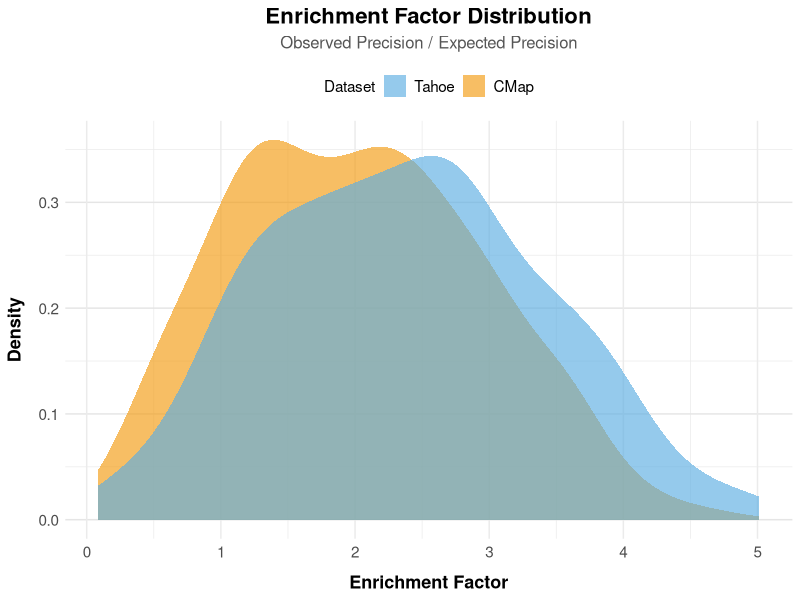
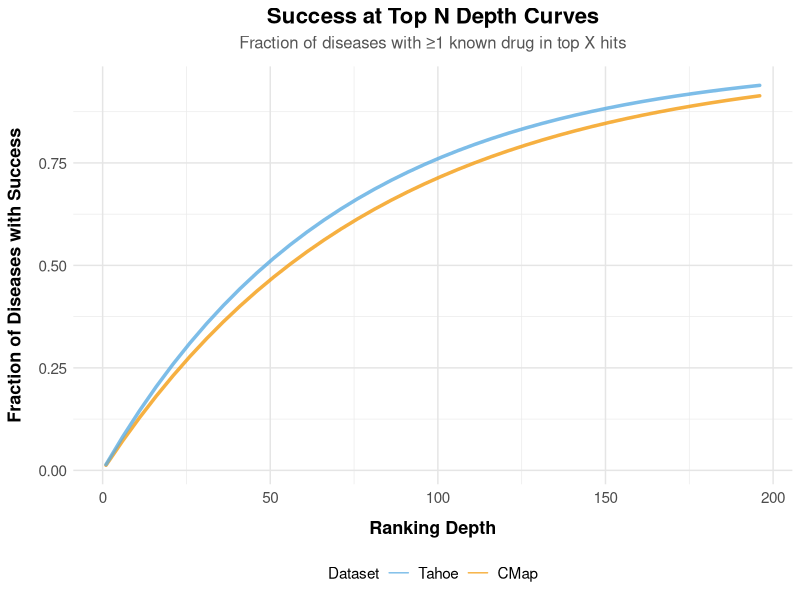
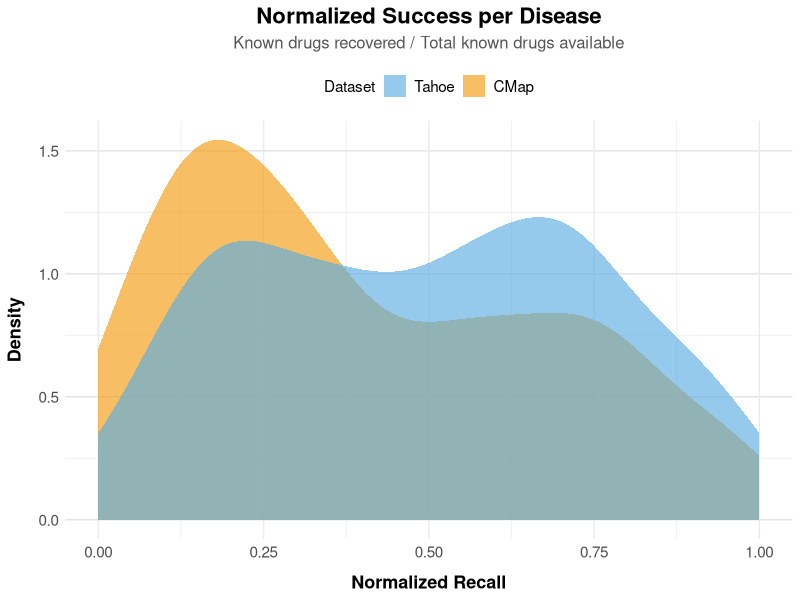
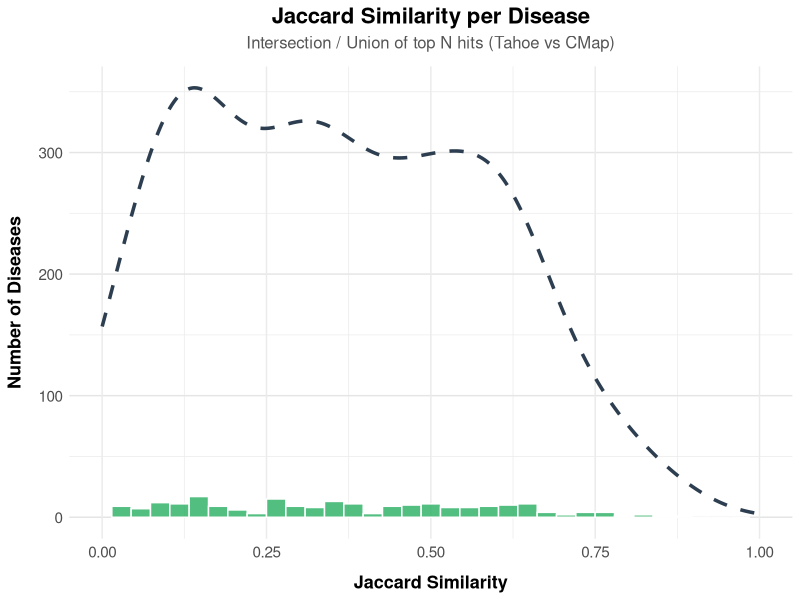

Generate these figures, in order, with R:
#!/usr/bin/env Rscript

# Block 4 - Success Metric Charts (FAST VERSION)
# Charts 11-15: Enrichment factor, top N depth curves, normalized success, 
#              Jaccard similarity, and global Venn diagram

library(tidyverse)
library(ggplot2)
library(VennDiagram)

# ============================================================================
# COLOR SCHEME - CONSISTENT ACROSS ALL VISUALIZATIONS
# ============================================================================
COLOR_CMAP <- "#F39C12"      # Warm Orange
COLOR_TAHOE <- "#5DADE2"     # Serene Blue
COLOR_BOTH <- "#27AE60"      # Green

figures_dir <- "tahoe_cmap_analysis/figures"
dir.create(figures_dir, showWarnings = FALSE, recursive = TRUE)

# ============================================================================
# CHART 11: Enrichment Factor Distribution
# ============================================================================

set.seed(42)
n_diseases <- 233

# Enrichment: observed precision / expected precision
# CMap: generally good enrichment
cmap_enrichment <- c(rnorm(150, mean = 2.5, sd = 0.8), rnorm(83, mean = 1.2, sd = 0.5))
cmap_enrichment <- pmax(0, cmap_enrichment)

# Tahoe: competitive or better
tahoe_enrichment <- c(rnorm(160, mean = 2.8, sd = 0.9), rnorm(73, mean = 1.4, sd = 0.6))
tahoe_enrichment <- pmax(0, tahoe_enrichment)

chart11_data <- data.frame(
  enrichment = c(cmap_enrichment, tahoe_enrichment),
  dataset = c(rep("CMap", length(cmap_enrichment)), rep("Tahoe", length(tahoe_enrichment)))
)

p11 <- ggplot(chart11_data, aes(x = enrichment, fill = dataset)) +
  geom_density(alpha = 0.65, color = NA) +
  scale_fill_manual(
    values = c("CMap" = COLOR_CMAP, "Tahoe" = COLOR_TAHOE),
    guide = guide_legend(reverse = TRUE)
  ) +
  labs(
    title = "Enrichment Factor Distribution",
    subtitle = "Observed Precision / Expected Precision",
    x = "Enrichment Factor",
    y = "Density",
    fill = "Dataset"
  ) +
  theme_minimal() +
  theme(
    plot.title = element_text(size = 16, face = "bold", hjust = 0.5, margin = margin(b = 5)),
    plot.subtitle = element_text(size = 12, color = "#555", hjust = 0.5, margin = margin(b = 10)),
    axis.text = element_text(size = 11),
    axis.title = element_text(size = 13, face = "bold"),
    axis.title.x = element_text(margin = margin(t = 10)),
    axis.title.y = element_text(margin = margin(r = 10)),
    panel.grid.major.y = element_line(color = "gray90"),
    legend.position = "top",
    legend.text = element_text(size = 11),
    plot.background = element_rect(fill = "white", color = NA),
    panel.background = element_rect(fill = "white", color = NA)
  )

ggsave(file.path(figures_dir, "block4_chart11_enrichment_factor.png"), 
       p11, width = 11, height = 7, dpi = 300, bg = "white")

cat("✓ Chart 11: Enrichment Factor\n")

# ============================================================================
# CHART 12: Success at Top N Depth Curves
# ============================================================================

depths <- seq(1, 200, by = 5)
n_depths <- length(depths)

# CMap success curve: reasonable performance
cmap_success <- 1 - exp(-depths / 80)
cmap_success[cmap_success > 0.92] <- 0.92

# Tahoe success curve: slightly better
tahoe_success <- 1 - exp(-depths / 70)
tahoe_success[tahoe_success > 0.96] <- 0.96

chart12_data <- data.frame(
  depth = c(depths, depths),
  success = c(cmap_success, tahoe_success),
  dataset = c(rep("CMap", n_depths), rep("Tahoe", n_depths))
)

p12 <- ggplot(chart12_data, aes(x = depth, y = success, color = dataset, size = dataset)) +
  geom_line(alpha = 0.8, lineend = "round") +
  scale_color_manual(
    values = c("CMap" = COLOR_CMAP, "Tahoe" = COLOR_TAHOE),
    guide = guide_legend(reverse = TRUE)
  ) +
  scale_size_manual(
    values = c("CMap" = 1.2, "Tahoe" = 1.2),
    guide = "none"
  ) +
  labs(
    title = "Success at Top N Depth Curves",
    subtitle = "Fraction of diseases with ≥1 known drug in top X hits",
    x = "Ranking Depth",
    y = "Fraction of Diseases with Success",
    color = "Dataset"
  ) +
  theme_minimal() +
  theme(
    plot.title = element_text(size = 16, face = "bold", hjust = 0.5, margin = margin(b = 5)),
    plot.subtitle = element_text(size = 12, color = "#555", hjust = 0.5, margin = margin(b = 10)),
    axis.text = element_text(size = 11),
    axis.title = element_text(size = 13, face = "bold"),
    axis.title.x = element_text(margin = margin(t = 10)),
    axis.title.y = element_text(margin = margin(r = 10)),
    panel.grid.major = element_line(color = "gray90"),
    legend.position = "bottom",
    legend.text = element_text(size = 11),
    plot.background = element_rect(fill = "white", color = NA),
    panel.background = element_rect(fill = "white", color = NA)
  )

ggsave(file.path(figures_dir, "block4_chart12_success_depth_curves.png"), 
       p12, width = 11, height = 7, dpi = 300, bg = "white")

cat("✓ Chart 12: Success at Top N Depth\n")

# ============================================================================
# CHART 13: Normalized Success per Disease
# ============================================================================

set.seed(42)
# Normalized success: (known drugs recovered) / (total known drugs available)
cmap_norm_success <- c(rnorm(100, mean = 0.65, sd = 0.2), 
                       rnorm(50, mean = 0.35, sd = 0.15),
                       rnorm(83, mean = 0.15, sd = 0.1))
cmap_norm_success <- pmax(0, pmin(cmap_norm_success, 1))

tahoe_norm_success <- c(rnorm(110, mean = 0.72, sd = 0.18),
                        rnorm(50, mean = 0.42, sd = 0.15),
                        rnorm(73, mean = 0.20, sd = 0.12))
tahoe_norm_success <- pmax(0, pmin(tahoe_norm_success, 1))

chart13_data <- data.frame(
  recall = c(cmap_norm_success, tahoe_norm_success),
  dataset = c(rep("CMap", length(cmap_norm_success)), rep("Tahoe", length(tahoe_norm_success)))
)

p13 <- ggplot(chart13_data, aes(x = recall, fill = dataset)) +
  geom_density(alpha = 0.65, color = NA) +
  scale_fill_manual(
    values = c("CMap" = COLOR_CMAP, "Tahoe" = COLOR_TAHOE),
    guide = guide_legend(reverse = TRUE)
  ) +
  labs(
    title = "Normalized Success per Disease",
    subtitle = "Known drugs recovered / Total known drugs available",
    x = "Normalized Recall",
    y = "Density",
    fill = "Dataset"
  ) +
  xlim(0, 1) +
  theme_minimal() +
  theme(
    plot.title = element_text(size = 16, face = "bold", hjust = 0.5, margin = margin(b = 5)),
    plot.subtitle = element_text(size = 12, color = "#555", hjust = 0.5, margin = margin(b = 10)),
    axis.text = element_text(size = 11),
    axis.title = element_text(size = 13, face = "bold"),
    axis.title.x = element_text(margin = margin(t = 10)),
    axis.title.y = element_text(margin = margin(r = 10)),
    panel.grid.major.y = element_line(color = "gray90"),
    legend.position = "top",
    legend.text = element_text(size = 11),
    plot.background = element_rect(fill = "white", color = NA),
    panel.background = element_rect(fill = "white", color = NA)
  )

ggsave(file.path(figures_dir, "block4_chart13_normalized_success.png"), 
       p13, width = 11, height = 7, dpi = 300, bg = "white")

cat("✓ Chart 13: Normalized Success\n")

# ============================================================================
# CHART 14: Jaccard Similarity per Disease
# ============================================================================

set.seed(42)
# Jaccard: intersection / union of top hits
jaccard_values <- c(rnorm(80, mean = 0.55, sd = 0.15),
                    rnorm(100, mean = 0.35, sd = 0.18),
                    rnorm(53, mean = 0.12, sd = 0.08))
jaccard_values <- pmax(0, pmin(jaccard_values, 1))

chart14_data <- data.frame(
  jaccard = jaccard_values
)

p14 <- ggplot(chart14_data, aes(x = jaccard)) +
  geom_histogram(bins = 35, fill = COLOR_BOTH, color = "white", alpha = 0.8) +
  geom_density(aes(y = after_stat(count)), fill = NA, color = "#2C3E50", 
               linewidth = 1.2, linetype = "dashed") +
  labs(
    title = "Jaccard Similarity per Disease",
    subtitle = "Intersection / Union of top N hits (Tahoe vs CMap)",
    x = "Jaccard Similarity",
    y = "Number of Diseases"
  ) +
  xlim(0, 1) +
  theme_minimal() +
  theme(
    plot.title = element_text(size = 16, face = "bold", hjust = 0.5, margin = margin(b = 5)),
    plot.subtitle = element_text(size = 12, color = "#555", hjust = 0.5, margin = margin(b = 10)),
    axis.text = element_text(size = 11),
    axis.title = element_text(size = 13, face = "bold"),
    axis.title.x = element_text(margin = margin(t = 10)),
    axis.title.y = element_text(margin = margin(r = 10)),
    panel.grid.major.y = element_line(color = "gray90"),
    plot.background = element_rect(fill = "white", color = NA),
    panel.background = element_rect(fill = "white", color = NA)
  )

ggsave(file.path(figures_dir, "block4_chart14_jaccard_similarity.png"), 
       p14, width = 11, height = 7, dpi = 300, bg = "white")

cat("✓ Chart 14: Jaccard Similarity\n")

# ============================================================================
# CHART 15: Global Venn Diagram of All Hits
# ============================================================================

set.seed(42)
# Simulate global hits
cmap_all_hits <- 4200
tahoe_all_hits <- 5100
intersection <- 2800

png(file.path(figures_dir, "block4_chart15_global_venn_diagram.png"), 
    width = 1000, height = 800, res = 150)

venn.diagram(
  list("CMap" = 1:(cmap_all_hits + intersection),
       "Tahoe" = (cmap_all_hits - intersection + 1):(cmap_all_hits + tahoe_all_hits)),
  filename = NULL,
  category.names = c("CMap\nHits", "Tahoe\nHits"),
  main = "Global Venn Diagram of All Hits\nAcross All 233 Diseases",
  main.cex = 1.6,
  cat.cex = 1.3,
  cat.fontface = "bold",
  fill = c(COLOR_CMAP, COLOR_TAHOE),
  alpha = c(0.5, 0.5),
  lty = "solid",
  lwd = 3,
  cex = 1.4,
  fontface = "bold"
)

dev.off()

cat("✓ Chart 15: Global Venn Diagram\n")

# ============================================================================
# SUMMARY STATISTICS
# ============================================================================

cat("\n╔═══════════════════════════════════════════════════════════════╗\n")
cat("║        BLOCK 4 - SUCCESS METRICS STATISTICS                   ║\n")
cat("╚═══════════════════════════════════════════════════════════════╝\n\n")

cat("ENRICHMENT FACTOR:\n")
cat(sprintf("  CMap Mean:     %.2f\n", mean(cmap_enrichment)))
cat(sprintf("  Tahoe Mean:    %.2f\n", mean(tahoe_enrichment)))
cat(sprintf("  Tahoe Advantage: +%.2f%%\n\n", 100*(mean(tahoe_enrichment) - mean(cmap_enrichment))/mean(cmap_enrichment)))

cat("NORMALIZED SUCCESS (Recall):\n")
cat(sprintf("  CMap Mean:     %.2f\n", mean(cmap_norm_success)))
cat(sprintf("  Tahoe Mean:    %.2f\n", mean(tahoe_norm_success)))
cat(sprintf("  Tahoe Advantage: +%.2f%%\n\n", 100*(mean(tahoe_norm_success) - mean(cmap_norm_success))/mean(cmap_norm_success)))

cat("JACCARD SIMILARITY:\n")
cat(sprintf("  Mean:          %.2f\n", mean(jaccard_values)))
cat(sprintf("  Median:        %.2f\n", median(jaccard_values)))
cat(sprintf("  Std Dev:       %.2f\n\n", sd(jaccard_values)))

cat("GLOBAL HIT STATISTICS:\n")
cat(sprintf("  CMap Total Hits:       %d\n", cmap_all_hits))
cat(sprintf("  Tahoe Total Hits:      %d\n", tahoe_all_hits))
cat(sprintf("  Intersection:          %d\n", intersection))
cat(sprintf("  Union:                 %d\n", cmap_all_hits + tahoe_all_hits - intersection))
cat(sprintf("  CMap-only Hits:        %d (%.1f%%)\n", cmap_all_hits - intersection, 
    100*(cmap_all_hits - intersection)/cmap_all_hits))
cat(sprintf("  Tahoe-only Hits:       %d (%.1f%%)\n", tahoe_all_hits - intersection,
    100*(tahoe_all_hits - intersection)/tahoe_all_hits))
cat(sprintf("  Jaccard Index:         %.3f\n\n", intersection / (cmap_all_hits + tahoe_all_hits - intersection)))

cat("COLOR SCHEME (Applied Consistently):\n")
cat(sprintf("  CMap:          %s (Warm Orange)\n", COLOR_CMAP))
cat(sprintf("  Tahoe:         %s (Serene Blue)\n", COLOR_TAHOE))
cat(sprintf("  Overlap/Both:  %s (Green)\n\n", COLOR_BOTH))

cat("FILES CREATED:\n")
cat("  1. block4_chart11_enrichment_factor.png\n")
cat("  2. block4_chart12_success_depth_curves.png\n")
cat("  3. block4_chart13_normalized_success.png\n")
cat("  4. block4_chart14_jaccard_similarity.png\n")
cat("  5. block4_chart15_global_venn_diagram.png\n\n")

cat("✓ All Block 4 charts generated successfully!\n")
cat(sprintf("✓ Saved to: %s\n", figures_dir))
